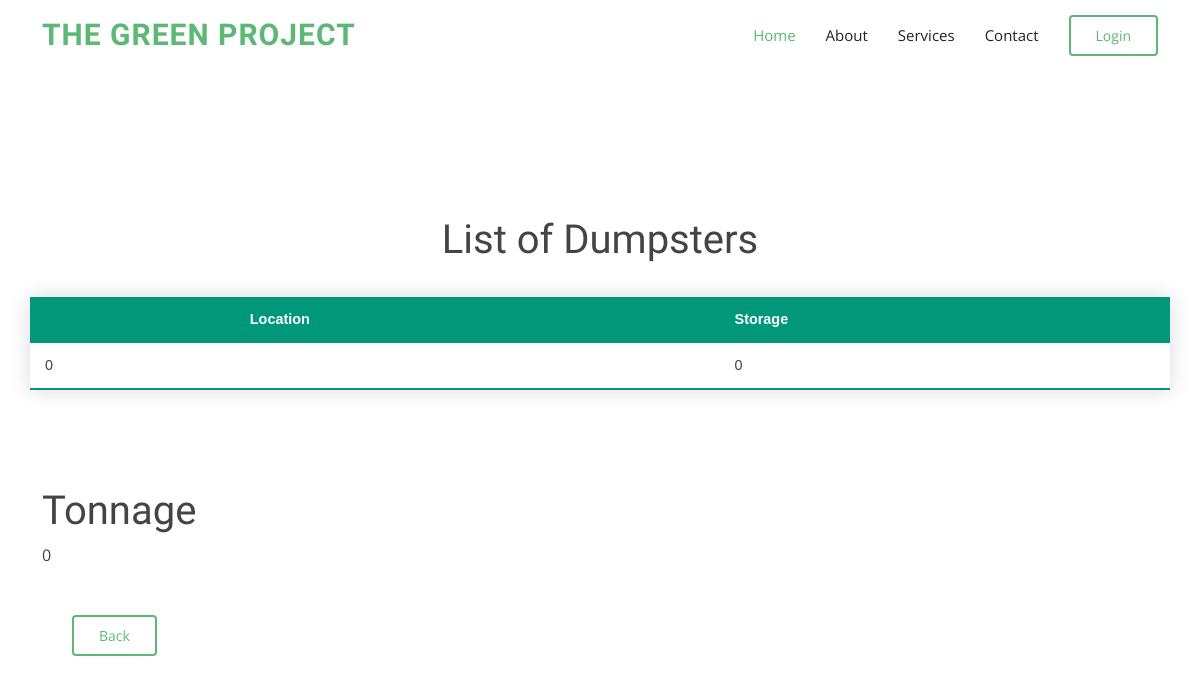
Before: /functions/tonnagebenne.php with the older database file.
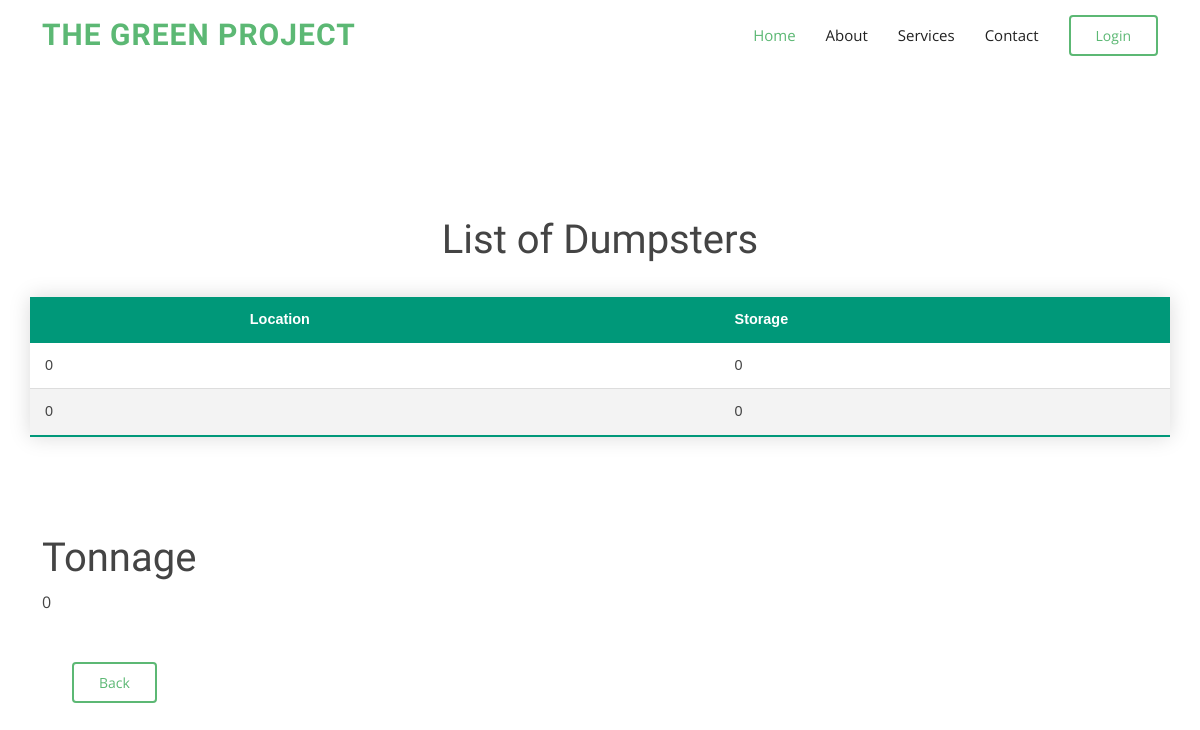
After: the same page with the newer database file.
### tables this page shows
CREATE TABLE IF NOT EXISTS `bin` (
  `id` int(11) NOT NULL,
  `location` varchar(50) NOT NULL,
  `storage` int(11) NOT NULL
);

### functions/tonnagebenne.php (the view, shortened to what this page needs)
<?php
include("connection.php"); ?>
<!DOCTYPE html>
<html>
<head>
    <link href="../assets/vendor/animate.css/animate.min.css" rel="stylesheet">
    <link href="../assets/vendor/bootstrap/css/bootstrap.min.css" rel="stylesheet">
    <link href="../assets/vendor/bootstrap-icons/bootstrap-icons.css" rel="stylesheet">
    <link href="../assets/vendor/boxicons/css/boxicons.min.css" rel="stylesheet">
    <link href="../assets/vendor/glightbox/css/glightbox.min.css" rel="stylesheet">
    <link href="../assets/vendor/swiper/swiper-bundle.min.css" rel="stylesheet">
    <link href="../assets/css/style.css" rel="stylesheet">
</head>
<body class="bgimg">
    <header id="header" class="d-flex align-items-center">
        <div class="container d-flex align-items-center">
            <h1 class="logo me-auto"><a href="index.php">The Green Project</a></h1>
            <nav id="navbar" class="navbar">
                <ul>
                    <li><a class="nav-link scrollto active" href="#hero">Home</a></li>
                    <li><a class="nav-link scrollto" href="#about">About</a></li>
                    <li><a class="nav-link scrollto" href="#services">Services</a></li>
                    <li><a class="nav-link scrollto" href="#contact">Contact</a></li>
                    <li><a class="getstarted scrollto" href="login.php">Login</a></li>
                </ul>
            </nav>
        </div>
    </header>
    <br><br><br><br><br><br><br><br><br>
    <h1 style="text-align:center">List of Dumpsters
 </h1>
    <div class="container">
        <div class="row">
            <?php
            $query = "SELECT * FROM bin ";
            $result = mysqli_query($idcon, $query);
            echo '<table class="styled-table">  <thead>
    <tr>
      <th scope="col"> </th>
      <th scope="col">Location</th>
      <th scope="col">Storage</th>
    </tr>
  </thead>';
            while ($row = mysqli_fetch_array($result)) {
                $tmp_id = $row['id'];
                $query = "SELECT location FROM bin WHERE '$tmp_id' = id";
                $tmp_result = mysqli_query($idcon, $query);
                $tmp_row = mysqli_fetch_array($tmp_result);
                $tmp_location = $tmp_row['location'];
                $tmp_id = $row['id'];
                $query = "SELECT storage FROM bin WHERE '$tmp_id' = id";
                $tmp_result = mysqli_query($idcon, $query);
                $tmp_row = mysqli_fetch_array($tmp_result);
                $tmp_storage = $tmp_row['storage'];
                echo "<tr><td>" . htmlspecialchars($row['id']) . "</td><td>" . htmlspecialchars($tmp_location) . "</td><td>" . htmlspecialchars($tmp_storage) . "</td></tr>";
            }
            echo "</table>";
            ?></div> </br><br /><br>
        <h1 style="text-align:left">Tonnage </h1>
        <div class="container">
            <div class="row">
                <?php
                $query = "SELECT sum(storage) as tonnage FROM bin";
                $tmp_result = mysqli_query($idcon, $query);
                $tmp_row = mysqli_fetch_array($tmp_result);
                $tmp_tonnage = $tmp_row['tonnage'];
                echo " $tmp_tonnage ";
                ?>
                </br><br /><br>
                <nav id="navbar" class="navbar center"><a class="getstarted scrollto" href="../functions/chauffeurpage.php">Back</a></nav>
            </div>
        </div>
</body>
</html>

Changed rows visible on the page:
added bin: id "0", bin.storage "0"
